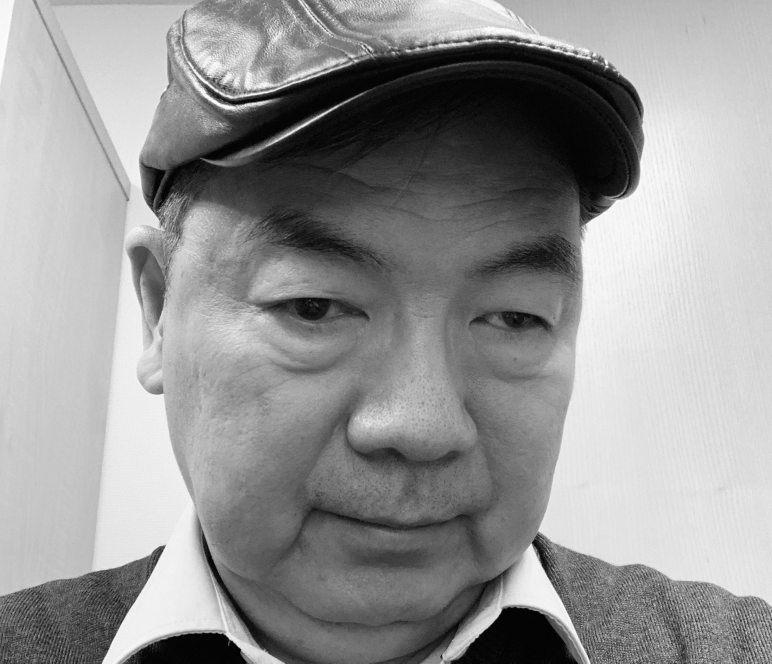
#> input picture importfile.jpg, 2316 x 1990 px (shown at 1/3 size)
$ python opencv_autogen.py
#> lines starting #> are read from the running program, lines starting #| are printed output that depends on the picture; after the words box and inside, x2 and y2 are one past the last pixel; in counts of white or black regions, pixels touching at a corner belong together
### apply_brightness_contrast.py
import cv2
import numpy as np

# Open a typical 24 bit color image. For this kind of image there are
# 8 bits (0 to 255) per color channel


def apply_brightness_contrast(input_img, brightness = 0, contrast = 0):
    if brightness != 0:
        if brightness > 0:
            shadow = brightness
            highlight = 255
        else:
            shadow = 0
            highlight = 255 + brightness
        alpha_b = (highlight - shadow)/255
        gamma_b = shadow

        buf = cv2.addWeighted(input_img, alpha_b, input_img, 0, gamma_b)
    else:
        buf = input_img.copy()

    if contrast != 0:
        f = 131*(contrast + 127)/(127*(131-contrast))
        alpha_c = f
        gamma_c = 127*(1-f)

        buf = cv2.addWeighted(buf, alpha_c, buf, 0, gamma_c)

    return buf

### opencv_autogen.py
###TOO:
# 1. Image auto color
# 2. Export as bmp with only 2 color
# 3. different dither
widthheightratio = 1.307
outputpixelWidth = 133
outputpixelHeight = 114
inputname = 'importfile.jpg'
outputname1 = 'opecv_test1.jpg'
outputname2 = 'opecv_test2.jpg'
outputname3 = 'opecv_test3.jpg'
outputname4 = 'opecv_test4.jpg'


output_options = [('opecv_test3.jpg',0,30),('opecv_test4.jpg',0,-30)]


import cv2
from PIL import Image
from apply_brightness_contrast import apply_brightness_contrast


img = cv2.imread(inputname)
#> img is the input picture: shape (1990, 2316, 3); mean B, G, R 148.8, 148.8, 148.8
height, width, depth = img.shape
#> height = 1990; width = 2316; depth = 3


if (  width/ height >= outputpixelWidth*widthheightratio/outputpixelHeight):
     img = cv2.resize(img,(outputpixelWidth,int( height*outputpixelWidth/ width* widthheightratio )))
else:
    img = cv2.resize(img,(int(( width*outputpixelHeight/ height)/widthheightratio), outputpixelHeight))
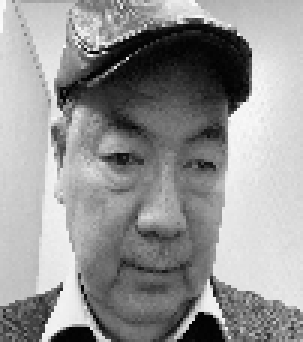
#> img: shape (114, 101, 3) (shown 3 times larger); mean B, G, R 148.7, 148.7, 148.7


# dst = img[y:y+height, x:x+width]
# if dst[0].size > 0:
#     cv2.imwrite("output.png", dst)
ret,thresh_img = cv2.threshold(img,127,255,cv2.THRESH_BINARY)
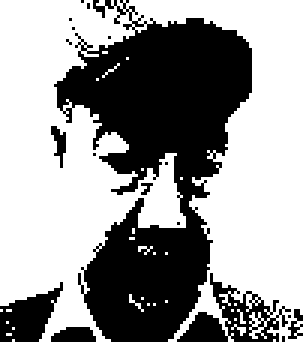
#> thresh_img: shape (114, 101, 3) (shown 3 times larger); 60% white; 18 black regions (12 under 20 px), largest, box (x1, y1, x2, y2) and area: (18, 0, 84, 114) 3892, (59, 91, 97, 114) 327, (0, 94, 21, 114) 235, (17, 109, 32, 114) 62, (17, 42, 22, 56) 36, (96, 103, 101, 113) 25

#V1
cv2.imwrite(outputname1 , thresh_img)

#V2
cv2_im = cv2.cvtColor(img,cv2.COLOR_BGR2RGB)
pil_im = Image.fromarray(cv2_im)

pil_im.convert('1').save(outputname2)
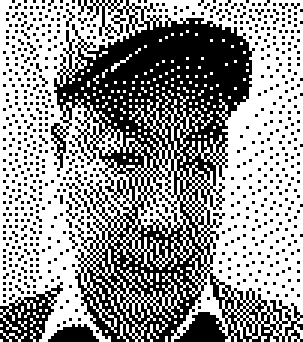
#> saved as opecv_test2.jpg: PIL image 101x114 1 (shown 3 times larger); 58.5% white; black in thin lines or dots


#V3 above

for (filename,brightness,contrast) in output_options:
     new_image = apply_brightness_contrast(img,brightness,contrast)
     cv2_im = cv2.cvtColor(new_image,cv2.COLOR_BGR2RGB)
     pil_im = Image.fromarray(cv2_im)
     pil_im.convert('1').save(filename)
#> this loop made 2 passes
#> pass 1, in apply_brightness_contrast, `buf = cv2.addWeighted(buf, alpha_c, buf, 0, gamma_c)`:
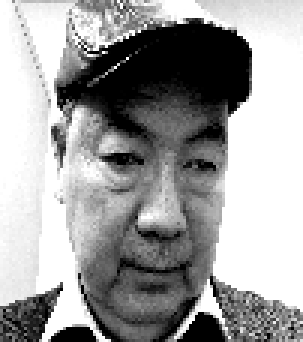
#> buf: shape (114, 101, 3) (shown 3 times larger); min 0, max 255, mean 158.6
#> pass 1, `pil_im.convert('1').save(filename)`:
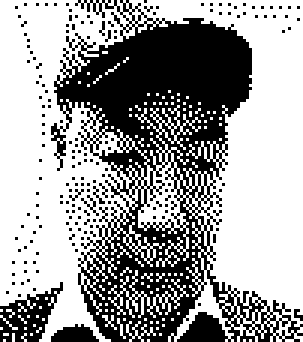
#> saved as opecv_test3.jpg: PIL image 101x114 1 (shown 3 times larger); 62.2% white; 172 black regions (169 under 20 px), largest, box (x1, y1, x2, y2) and area: (17, 0, 101, 114) 3864, (0, 94, 21, 114) 196, (17, 108, 33, 114) 67
#> pass 2, in apply_brightness_contrast (call 2), `buf = cv2.addWeighted(buf, alpha_c, buf, 0, gamma_c)`:
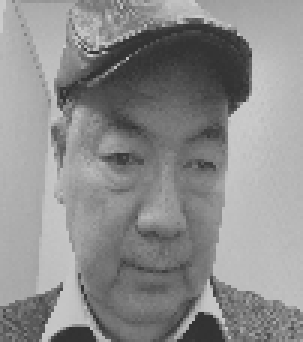
#> buf: shape (114, 101, 3) (shown 3 times larger); mean B, G, R 140.5, 140.5, 140.5

#cv2.imwrite("opencv_test2.png", img,[int(cv2.IMWRITE_PNG_BILEVEL), 1])

cv2.destroyAllWindows()
# [47 lines of commented-out code are left out]
